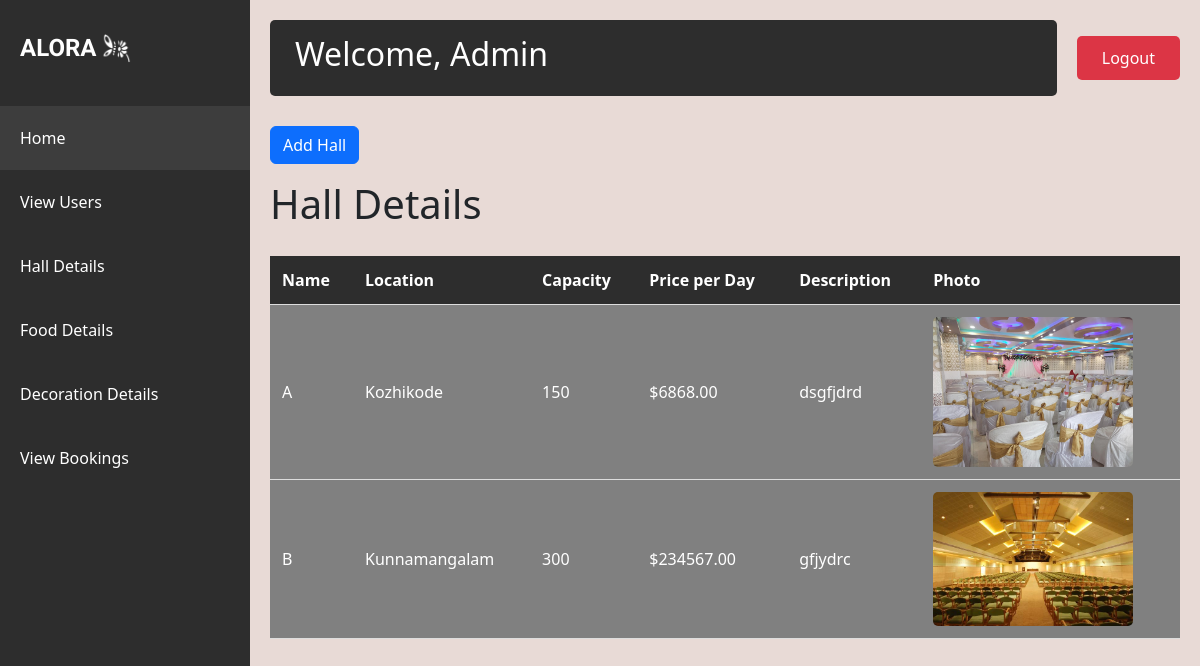
The page /hall_details/ (signed in) on the database its author committed.
### app/models.py (models this page shows)
class Halls(models.Model):
    name=models.CharField(max_length=100)
    location=models.CharField(max_length=200)
    capacity=models.IntegerField()
    price_per_day=models.DecimalField(max_digits=10,decimal_places=2)
    photo_url=models.ImageField(upload_to='images/')
    description=models.TextField(blank=True,null=True)

### app/views.py (the view)
# urls.py: path('hall_details/',views.hall_details,name='hall_details'),
@login_required(login_url='login')
def hall_details(request):
    halls=Halls.objects.all()
    return render(request,'hall_details.html',{'halls':halls})

### templates/hall_details.html (shortened to what this page needs)
<!DOCTYPE html>
<html lang="en">
<head>
    {% load static %}
    <link href="https://cdn.jsdelivr.net/npm/bootstrap@5.3.0/dist/css/bootstrap.min.css" rel="stylesheet">
</head>
<body>
    <div class="sidebar">
        <div class="logo-container">
            <div class="logo">ALORA</div>
            <img src="{% static 'alora_icon.png' %}" alt="Light Bulb" class="logo-image">
        </div>
        <nav class="nav flex-column">
            <a class="nav-link active" href="{% url 'admin_dash' %}">Home</a>
            <a class="nav-link" href="{% url 'view_users' %}">View Users</a>
            <a class="nav-link" href="{% url 'hall_details' %}">Hall Details</a>
            <a class="nav-link" href="{% url 'food_details' %}">Food Details</a>
            <a class="nav-link" href="{% url 'decoration_details' %}">Decoration Details</a>
            <a class="nav-link" href="{% url 'admin_view_booking' %}">View Bookings</a>
        </nav>
    </div>
    <div class="main-content">
        <div class="top-nav">
            <div class="welcome-section">
                <h2>Welcome, Admin</h2>
            </div>
            <a href="{% url 'logout' %}" class="logout-btn">Logout</a>
        </div>
        <a href="{% url 'add_hall' %}" class="btn btn-primary mb-3">Add Hall</a>
        <h1>Hall Details</h1>
        <div class="table-responsive">
            <table class="hall-table">
                <thead>
                    <tr>
                        <th>Name</th>
                        <th>Location</th>
                        <th>Capacity</th>
                        <th>Price per Day</th>
                        <th>Description</th>
                        <th>Photo</th>
                    </tr>
                </thead>
                <tbody>
                    {% for hall in halls %}
                    <tr>
                        <td>{{ hall.name }}</td>
                        <td>{{ hall.location }}</td>
                        <td>{{ hall.capacity }}</td>
                        <td>${{ hall.price_per_day }}</td>
                        <td>{{ hall.description }}</td>
                        <td><img src="{{ hall.photo_url.url }}" alt="{{ hall.name }}"></td>
                    </tr>
                    {% endfor %}
                </tbody>
            </table>
        </div>
    </div>
</body>
</html>

### templates/hall_details.html (style rules this page uses)
body { background-color: #e8dad6; min-height: 100vh; }
.sidebar { background-color: #2d2d2d; color: white; min-height: 100vh; padding-top: 20px; position: fixed; width: 250px; transition: all 0.3s; }
.logo-container { display: flex; align-items: center; justify-content: flex-start; padding: 10px 20px; margin-bottom: 30px; }
.logo { font-family: 'Irish Grover'; font-size: 24px; font-weight: bold; }
.logo-image { width: 30px; height: 30px; margin-left: 5px; }
.nav-link { color: #ffffff; padding: 20px 20px; transition: all 0.3s; font-size: 16px; }
.nav-link.active { background-color: #3d3d3d; }
.main-content { margin-left: 250px; padding: 20px; transition: all 0.3s; }
.top-nav { display: flex; justify-content: space-between; align-items: center; margin-bottom: 30px; }
.welcome-section { background-color: #2d2d2d; color: white; padding: 15px 25px; border-radius: 5px; flex-grow: 1; margin-right: 20px; }
.logout-btn { background-color: #dc3545; color: white; border: none; padding: 10px 25px; border-radius: 5px; text-decoration: none; transition: background-color 0.3s; }
.hall-table { width: 100%; border-collapse: collapse; margin-top: 20px; background-color:grey; }
.hall-table th, .hall-table td { padding: 12px; text-align: left; border-bottom: 1px solid #ddd; color: white; }
.hall-table th { background-color: #2d2d2d; color: white; }
.hall-table img { width: 200px; height: auto; border-radius: 5px; }

### rows shown on the page
Halls: name "A", location "Kozhikode", capacity "150", price_per_day "6868.00", description "dsgfjdrd", photo_url (picture)
Halls: name "B", location "Kunnamangalam", capacity "300", price_per_day "234567.00", description "gfjydrc", photo_url (picture)
